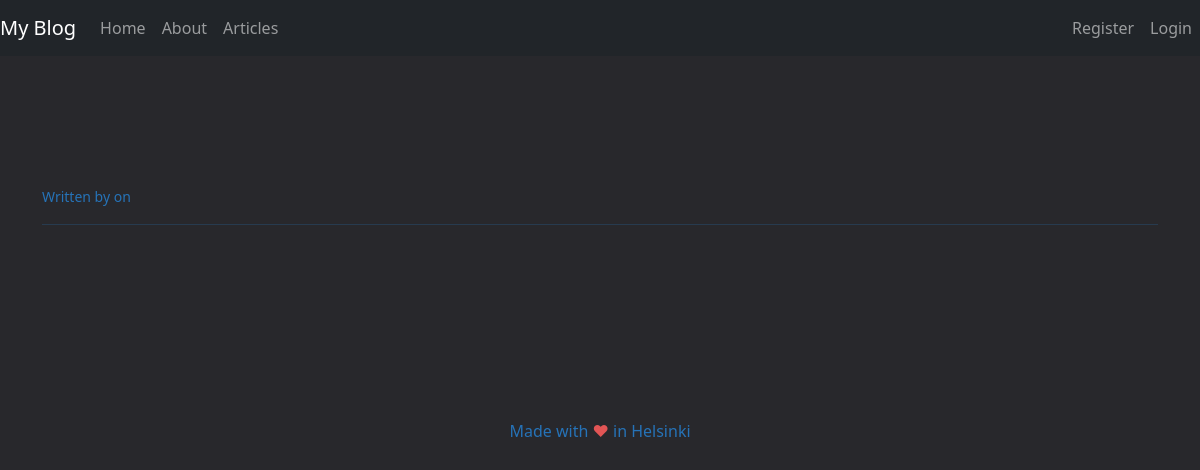
Before: /article/4/ with the older database file.
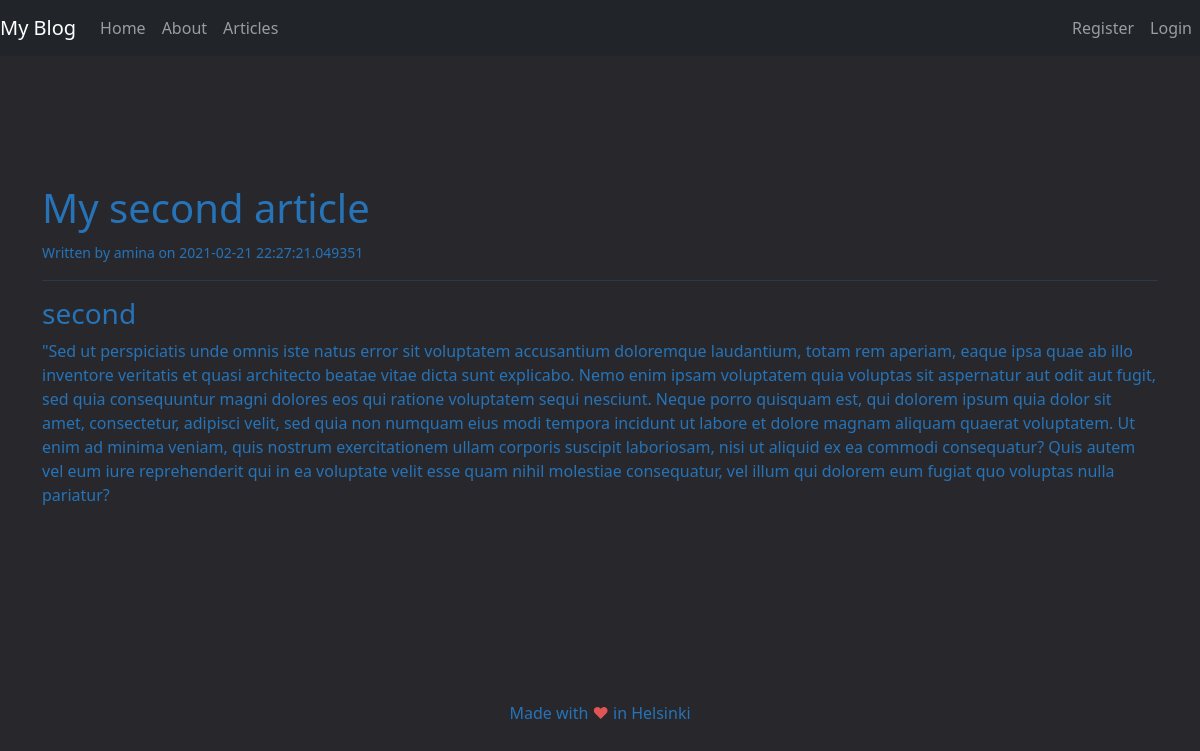
After: the same page with the newer database file.
### app.py (models this page shows, shortened)
class Articles(db.Model):
    __tablename__ = 'articles'
    id = db.Column(db.Integer, primary_key=True)
    title = db.Column(db.String(100))
    subtitle = db.Column(db.String(200))
    author = db.Column(db.String(200))
    body = db.Column(db.Text())
    create_date = db.Column(db.DateTime)

### app.py (the view)
@app.route('/article/<string:id>/')
def article(id):
    fetched_article= Articles.query.filter_by(id = id).first()
    return render_template('article.html', article=fetched_article)

### templates/article.html
{% extends 'layout.html' %}
{% block body %}
  <h1>{{article.title}}</h1>
  <small>Written by {{article.author}} on {{article.create_date}}</small>
  <hr>
  <div>
    <h3>{{article.subtitle}}</h3>
    {{article.body | safe}}
  </div>
{% endblock %}

Changed rows visible on the page:
added Articles: title "My second article", author "amina", create_date "2021-02-21 22:27:21.049351", subtitle "second", body "\"Sed ut perspiciatis unde omnis iste natus error sit voluptatem accusantium doloremque laudantium, totam rem aperiam, eaque ipsa quae ab illo inventore veritatis et quasi architecto beatae vitae dicta sunt explicabo. Nemo enim ipsam voluptatem quia voluptas sit aspernatur aut odit aut fugit, sed quia consequuntur magni dolores eos qui ratione voluptatem sequi nesciunt. Neque porro quisquam est, qui dolorem ipsum quia dolor sit amet, consectetur, adipisci velit, sed quia non numquam eius modi tempora incidunt ut labore et dolore magnam aliquam quaerat voluptatem. Ut enim ad minima veniam, quis nostrum exercitationem ullam corporis suscipit laboriosam, nisi ut aliquid ex ea commodi…"
